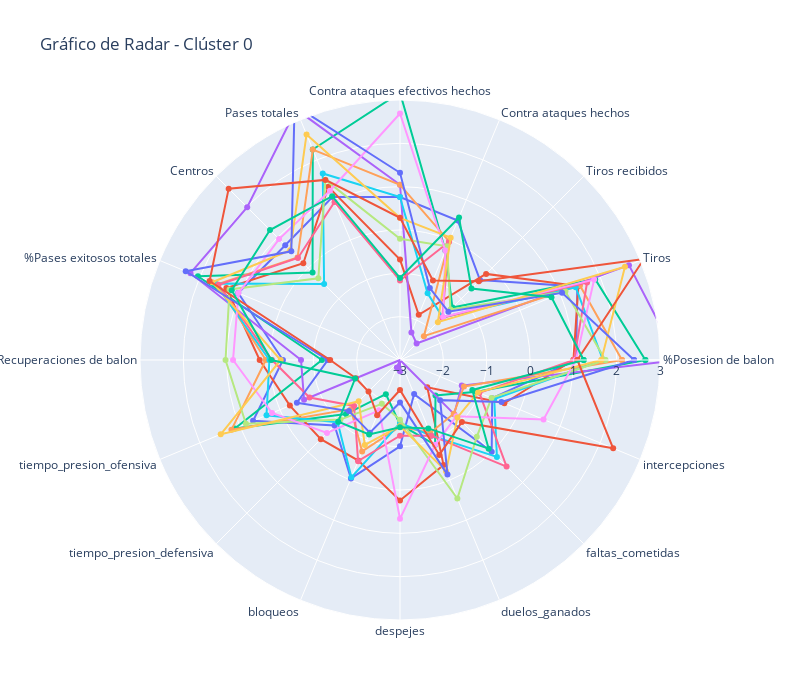
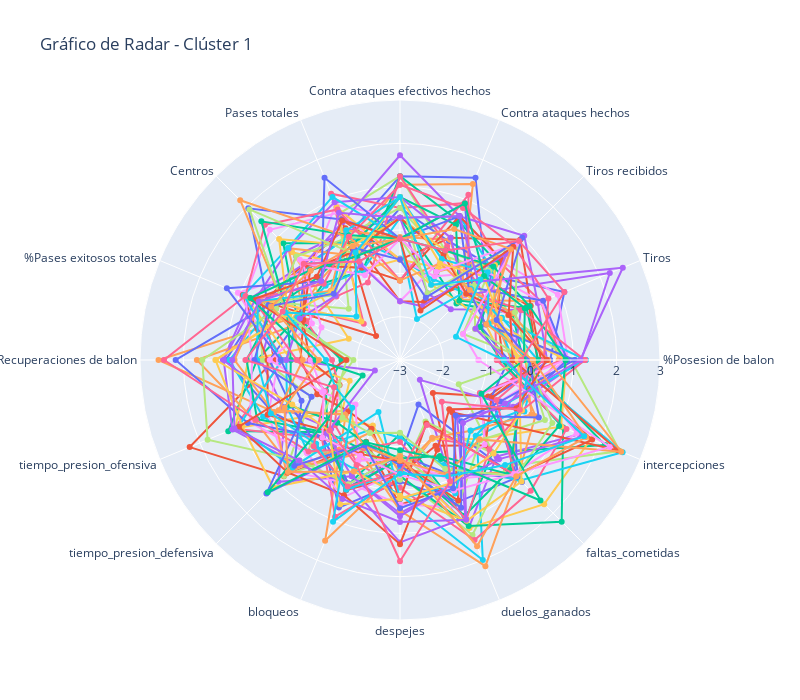
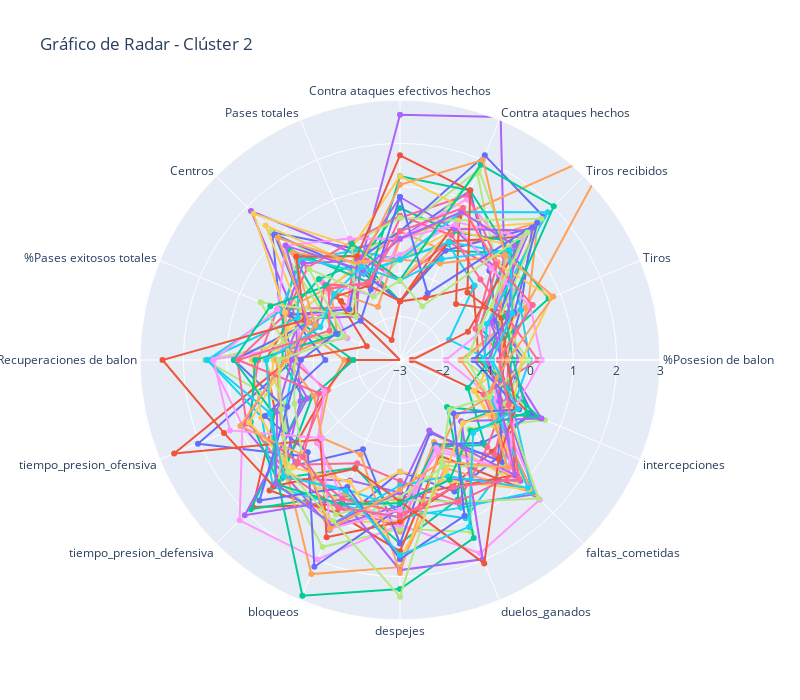

Source (notebook cell) for these figures, in order:
### Code cell
import plotly.graph_objects as go
from sklearn.preprocessing import StandardScaler

# Seleccionar las columnas y los equipos para cada clúster
columns = ['%Posesion de balon', 'Tiros', 'Tiros recibidos', 'Contra ataques hechos',
           'Contra ataques efectivos hechos', 'Pases totales', 'Centros', '%Pases exitosos totales',
           'Recuperaciones de balon', 'tiempo_presion_ofensiva', 'tiempo_presion_defensiva',
           'bloqueos', 'despejes', 'duelos_ganados', 'faltas_cometidas', 'intercepciones']

# Agrupar los datos por clúster y equipo, y calcular la media
radar_data = df.groupby(['Cluster', 'Equipo'])[columns].mean().reset_index()

# Estandarizar las métricas usando StandardScaler
scaler = StandardScaler()
radar_data[columns] = scaler.fit_transform(radar_data[columns])

# Crear un radar por clúster
cluster_figures = []

# Crear un radar por clúster
for cluster in radar_data['Cluster'].unique():
    fig = go.Figure()
    cluster_data = radar_data[radar_data['Cluster'] == cluster]

    for _, row in cluster_data.iterrows():
        # Añadir el primer valor de r al final para cerrar la línea
        values = row[columns].values.tolist()
        values.append(values[0])  # Añadir el primer valor al final

        fig.add_trace(
            go.Scatterpolar(
                r=values,
                theta=columns + [columns[0]],  # Añadir el primer valor de theta al final
                fill='none',
                mode='lines+markers',
                name=f"{row['Equipo']}",
                hoverinfo='name'
            )
        )

    # Configurar el diseño del gráfico sin la leyenda
    fig.update_layout(
        polar=dict(
            radialaxis=dict(visible=True, range=[-3, 3])  # Rango ajustado por estandarización
        ),
        title=f"Gráfico de Radar - Clúster {cluster}",
        showlegend=False,  # Desactivar la leyenda
        width=800,
        height=700
    )

    # Mostrar la figura
    fig.show()
